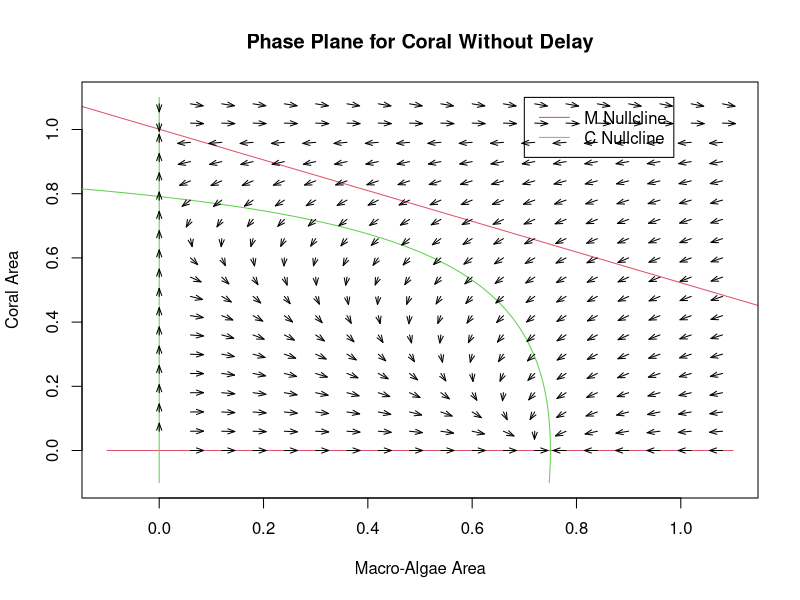

Write R code to recreate this figure.
a <- 0.6
g <- 0.2
gamma <- 0.8
r <- 0.05
d <- 0.001

cMin <- -0.1
cMax <-  1.1
mMin <- -0.1
mMax <-  1.1
par(xpd=FALSE)

c1 <- seq(cMin, cMax, by=.01)
m1 <- 1.0-(a+d)/(r-a)-(1-a/(r-a))*c1    ### x null-cline

plot(m1,c1, xlim=c(mMin, mMax),ylim=c(cMin, cMax),col=2,type="l",
     main="Phase Plane for Coral Without Delay",
     xlab="Macro-Algae Area",ylab="Coral Area")
points (c(mMin,mMax),c(0.0,0.0),col=2,type="l")

c2 <- seq(cMin, cMax, by=.01)
m2 <- 1.0+(1.0-gamma)/gamma*c2 -g/gamma/(1.0-c2)   ### y null-cline
points (m2,c2,col=3,type="l")
points (c(0.0,0.0),c(cMin,cMax),col=3,type="l")

par(xpd=TRUE)

legend (0.7,1.1,c("M Nullcline","C Nullcline"),col=c(2,3), lty=c(1,1))

vectorField <- function(mat,coral,a,g,gamma,r,d)
    {
        turf  <- 1.0 - mat - coral
        fx    <- a*mat*coral-g*mat/(1.0-coral)+gamma*mat*turf
        fy    <- r*turf*coral-d*coral-a*mat*coral
        return(c(fx,fy))
    }

m1 <- seq(0, 1.1, by=.06)
c1 <- m1
vx <- numeric(length(m1))
vy <- numeric(length(c1))
dt <- 0.025;
for (m in m1)
{
    lupe <- 0
    for (c in c1)
        {
            lupe <- lupe + 1
            v <- vectorField(m,c,a,g,gamma,r,d)
            vx[lupe] <- v[1]
            vy[lupe] <- v[2]
        }
    vecLength = sqrt(vx*vx+vy*vy)
    endx <- m + vx*dt/vecLength
    endy <- c1 + vy*dt/vecLength
    arrows(m,c1, endx, endy,length=dt*3, col=1,angle=20);
}
